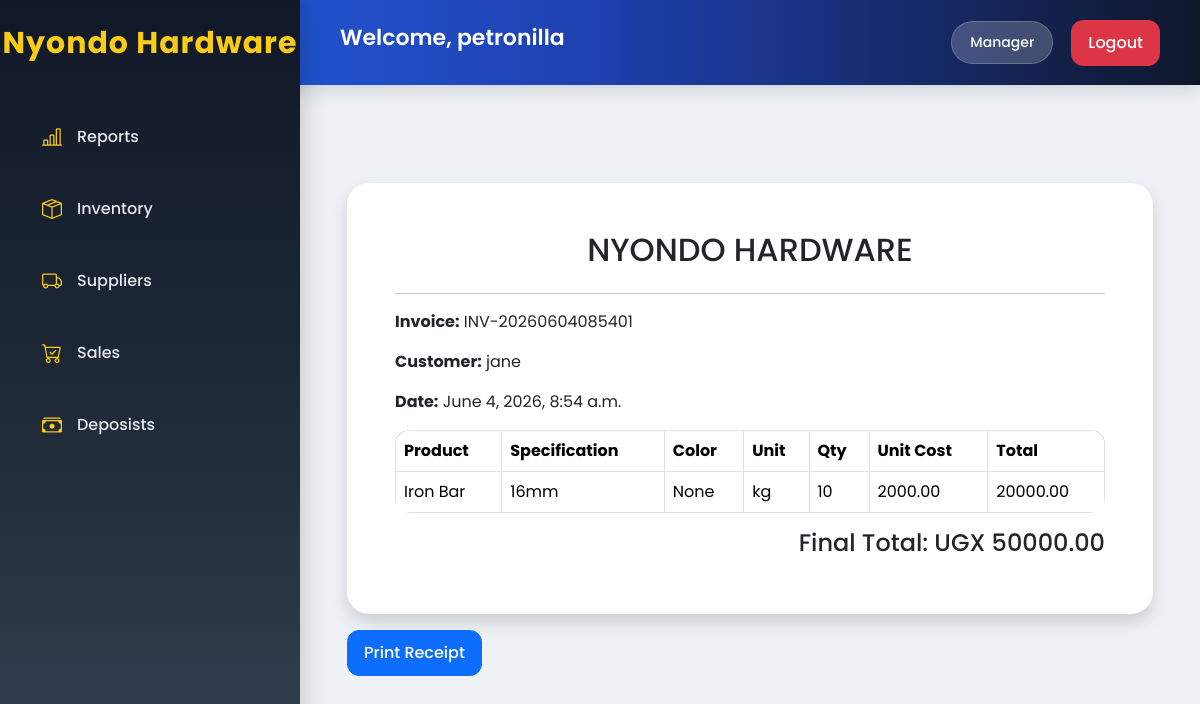
The app's page /sales/receipt/8/ (signed in) with its own data.
### account/models.py (models this page shows, shortened)
class CustomUser(AbstractUser):
    ROLE_CHOICES = (
        ('manager', 'Manager'),
        ('stock', 'Stock Personnel'),
        ('sales', 'Sales Personnel'),
    )
    role = models.CharField(max_length=20, choices=ROLE_CHOICES, default='sales')
    nin = models.CharField(max_length=14, unique=True, blank=True, null=True)
    phone_number = models.CharField(max_length=15, unique=True, validators=[RegexValidator(regex=r'^(07|03)\d{8}$', message="Enter a valid Ugandan phone number (07XXXXXXXX or 03XXXXXXXX)")
        ],
        blank=True,
        null=True
    )
    is_active = models.BooleanField(default=True)
    created_at = models.DateTimeField( auto_now_add=True)
    updated_at = models.DateTimeField(auto_now=True)

### sales/models.py (models this page shows, shortened)
class Sale(models.Model):
    PAYMENT_METHODS = (
        ('cash', 'Cash'),
        ('credit', 'Credit'),)
    STATUS = (
        ('paid', 'Paid'),
        ('pending', 'Pending'),
    )
    invoice_no = models.CharField(max_length=50, unique=True)
    customer = models.ForeignKey(Customer, on_delete=models.CASCADE)
    payment_method = models.CharField(max_length=20, choices=PAYMENT_METHODS)
    subtotal = models.DecimalField(max_digits=12, decimal_places=2, default=0)
    transport_charge = models.DecimalField(max_digits=12, decimal_places=2, default=0)
    final_total = models.DecimalField(max_digits=12, decimal_places=2, default=0)
    amount_paid = models.DecimalField(max_digits=12, decimal_places=2, default=0)
    balance = models.DecimalField(max_digits=12, decimal_places=2, default=0)
    status = models.CharField(max_length=20, choices=STATUS, default='pending')
    created_by = models.ForeignKey(settings.AUTH_USER_MODEL, on_delete=models.SET_NULL, null=True)
    created_at = models.DateTimeField(auto_now_add=True)

class Customer(models.Model):
    CUSTOMER_TYPES = (
        ('walk_in', 'Walk In'),
        ('retailer', 'Retailer'),
        ('wholesaler', 'Wholesaler'),
    )
    name = models.CharField(max_length=255)
    customer_type = models.CharField(max_length=20, choices=CUSTOMER_TYPES)
    phone = models.CharField(max_length=20, blank=True, null=True)
    location = models.CharField(max_length=255)
    distance_km = models.DecimalField(max_digits=10, decimal_places=2, default=0)
    created_at = models.DateTimeField(auto_now_add=True)

class SaleItem(models.Model):
    sale = models.ForeignKey(Sale, on_delete=models.CASCADE, related_name='items')
    product = models.ForeignKey(Product, on_delete=models.CASCADE)
    specification = models.CharField(max_length=100, choices=Product.SPECIFICATION_CHOICES)
    color = models.CharField(max_length=50, choices=Product.COLOR_CHOICES, blank=True, null=True)
    unit = models.CharField(max_length=50, choices=Product.UNIT_CHOICES)
    quantity = models.PositiveIntegerField()
    unit_price = models.DecimalField(max_digits=12, decimal_places=2)
    total_price = models.DecimalField(max_digits=12, decimal_places=2)

### inventory/models.py (models this page shows, shortened)
class Product(models.Model):
    PRODUCT_NAMES = (
        ('cement', 'Cement'),
        ('iron_bar', 'Iron Bar'),
        ('nails', 'Nails'),
        ('wire_mesh', 'Wire Mesh'),
        ('barbed_wire', 'Barbed Wire'),
        ('iron_sheet', 'Iron Sheet'),
        ('wheelbarrow', 'Wheelbarrow'),
        ('paint', 'Paint'),
    )
    SPECIFICATION_CHOICES = (
        ('cem iiN', 'cem iiN Cement'),
        ('cem iiiN', 'cem iiiN Cement'),
        ('10mm', '10mm Iron Bar'),
        ('12mm', '12mm Iron Bar'),
        ('16mm', '16mm Iron Bar'),
        ('27gauge', '27 Gauge'),
        ('28gauge', '28 Gauge'),
        ('high_tensile', 'High Tensile'),
        ('low_tensile', 'Low Tensile'),
    )
    COLOR_CHOICES = (
        ('red', 'Red'),
        ('blue', 'Blue'),
        ('green', 'Green'),
        ('black', 'Black'),
        ('white', 'White'),
        ('silver', 'Silver'),
    )
    UNIT_CHOICES = (
        ('piece', 'Piece'),
        ('kg', 'Kilogram'),
        ('bundle', 'Bundle'),
        ('roll', 'Roll'),
        ('box', 'Box'),
        ('bag', 'Bag'),
    )
    product_name = models.CharField(max_length=50, choices=PRODUCT_NAMES)
    specification = models.CharField(max_length=100, choices=SPECIFICATION_CHOICES)
    color = models.CharField(max_length=50, choices=COLOR_CHOICES, blank=True, null=True)
    unit = models.CharField(max_length=50, choices=UNIT_CHOICES)
    buying_price = models.DecimalField(max_digits=12, decimal_places=2)
    selling_price = models.DecimalField(max_digits=12, decimal_places=2)
    quantity = models.PositiveIntegerField()
    available_stock = models.PositiveIntegerField(default=0)
    supplier = models.ForeignKey(Supplier, on_delete=models.CASCADE, related_name='products')
    created_by = models.ForeignKey(settings.AUTH_USER_MODEL, on_delete=models.SET_NULL, null=True, blank=True)
    created_at = models.DateTimeField(auto_now_add=True)
    updated_at = models.DateTimeField(auto_now=True)

### sales/views.py (the view)
# urls.py: path('receipt/<int:sale_id>/', views.sale_receipt, name='sale_receipt'),
@login_required
def sale_receipt(request, sale_id):
    sale = get_object_or_404(Sale, id=sale_id)
    items = sale.items.all()
    context = {
        'sale': sale,
        'items': items}
    return render(request, 'sale_receipt.html', context)

### sales/templates/sale_receipt.html
{% extends 'base.html' %}
{% block content %}
<div class="container mt-4">
    <div class="card shadow p-5" id="receipt">
        <h2 class="text-center">
            NYONDO HARDWARE
        </h2>
        <hr>
        <p>
            <strong>Invoice:</strong>
            {{ sale.invoice_no }}
        </p>
        <p>
            <strong>Customer:</strong>
            {{ sale.customer.name }}
        </p>
        <p>
            <strong>Date:</strong>
            {{ sale.created_at }}
        </p>
        <table class="table table-bordered">
            <thead>
                <tr>
                    <th>Product</th>
                    <th>Specification</th>
                    <th>Color</th>
                    <th>Unit</th>
                    <th>Qty</th>
                    <th>Unit Cost</th>
                    <th>Total</th>
                </tr>
            </thead>
            <tbody>
                {% for item in sale.items.all %}
                <tr>
                    <td>{{ item.product.get_product_name_display }}</td>
                    <td>{{ item.specification }}</td>
                    <td>{{ item.color }}</td>
                    <td>{{ item.unit }}</td>
                    <td>{{ item.quantity }}</td>
                    <td>{{ item.unit_price }}</td>
                    <td>{{ item.total_price }}</td>
                </tr>
                {% endfor %}
            </tbody>
        </table>
        <h4 class="text-end">
            Final Total:
            UGX {{ sale.final_total }}
        </h4>
    </div>
    <button onclick="window.print()"
            class="btn btn-primary mt-3">
        Print Receipt
    </button>
</div>
{% endblock %}

### nyondo_stock_project/templates/base.html (shortened to what this page needs)
{% load static %}
<!DOCTYPE html>
<html lang="en">
<head>
    <link
        href="https://cdn.jsdelivr.net/npm/bootstrap@5.3.3/dist/css/bootstrap.min.css"
        rel="stylesheet"
    >
    <link
        rel="stylesheet"
        href="https://cdn.jsdelivr.net/npm/bootstrap-icons@1.11.3/font/bootstrap-icons.min.css"
    >
  <link rel="stylesheet" href="{% static 'styles.css' %}">
</head>
<body>
{% if user.is_authenticated %}
<div class="sidebar">
        <h2>
        Nyondo Hardware
      </h2>
    {% if user.role == "manager" %}
    <a href="/reports/">
        <i class="bi bi-bar-chart-line"></i>
        <span>Reports</span>
    </a>
    {% endif %}
    {% if user.role == "manager" or user.role == "stock" %}
    <a href="/inventory/">
        <i class="bi bi-box-seam"></i>
        <span>Inventory</span>
    </a>
    <a href="/suppliers/">
        <i class="bi bi-truck"></i>
        <span>Suppliers</span>
    </a>
    {% endif %}
    {% if user.role == "manager" or user.role == "sales" %}
    <a href="{% url 'sales_list' %}">
        <i class="bi bi-cart-check"></i>
        <span>Sales</span>
    </a>
    <a href="/deposists/">
        <i class="bi bi-cash-stack"></i>
        <span>Deposists</span>
    </a>
    {% endif %}
</div>
<div class="topbar">
    <h4>
        Welcome,
        {{ user.username }}
    </h4>
    <div class="user-info">
        <span class="role-badge">
            {{ user.role|title }}
        </span>
       <form method="POST" action="{% url 'logout' %}">
    <button type="submit" class="btn btn-danger">
        Logout
    </button>
</form>
    </div>
</div>
{% endif %}
<div class="content">
    {% block content %}
    {% endblock %}
</div>
</body>
</html>

### nyondo_stock_project/static/styles.css (style rules this page uses)
* { margin: 0; padding: 0; box-sizing: border-box; }
body { font-family: 'Poppins', sans-serif; background: #eef2f7; overflow-x: hidden; }
.sidebar { position: fixed; top: 0; left: 0; width: 300px; height: 100vh; background: linear-gradient( 180deg, #111827, #1f2937, #374151 ); color: white; padding-top: 25px; box-shadow: 6px 0 20px rgba(0,0,0,0.15); z-index: 1000; }
.sidebar h2 { text-align: center; font-size: 30px; font-weight: 700; margin-bottom: 45px; color: #facc15; letter-spacing: 1px; }
.sidebar a { display: flex; align-items: center; gap: 15px; padding: 16px 28px; color: #e5e7eb; text-decoration: none; font-size: 16px; font-weight: 500; transition: 0.3s ease; margin: 10px 14px; border-radius: 16px; }
.sidebar i { font-size: 20px; color: #facc15; }
.topbar { position: fixed; top: 0; left: 0; width: 100%; height: 85px; background: linear-gradient( 90deg, #2563eb, #1e40af, #0f172a ); display: flex; justify-content: space-between; align-items: center; padding-left: 340px; padding-right: 40px; box-shadow: 0 4px 20px rgba(0,0,0,0.15); z-index: 900; }
.topbar h4 { font-weight: 600; color: white; font-size: 22px; }
.user-info { display: flex; align-items: center; gap: 18px; }
.role-badge { background: rgba(255,255,255,0.2); backdrop-filter: blur(10px); color: white; padding: 10px 18px; border-radius: 30px; font-size: 14px; font-weight: 500; border: 1px solid rgba(255,255,255,0.2); }
.content { margin-left: 300px; margin-top: 100px; padding: 35px; }
.card { border: none; border-radius: 22px; background: white; box-shadow: 0 5px 18px rgba(0,0,0,0.06); transition: 0.3s ease; }
.table { border-radius: 15px; overflow: hidden; background: white; }
thead { background: #1e3a8a; color: white; }
.btn { border-radius: 12px; font-weight: 500; padding: 10px 16px; }

### records on screen
CustomUser: username "petronilla", role "Manager"
Sale: invoice_no "INV-20260604085401", customer.name "jane", created_at "June 4, 2026, 8:54 a.m.", final_total "50000.00"
SaleItem: product.product_name "Iron Bar", specification "16mm", color "None", unit "kg", quantity "10", unit_price "2000.00", total_price "20000.00"
